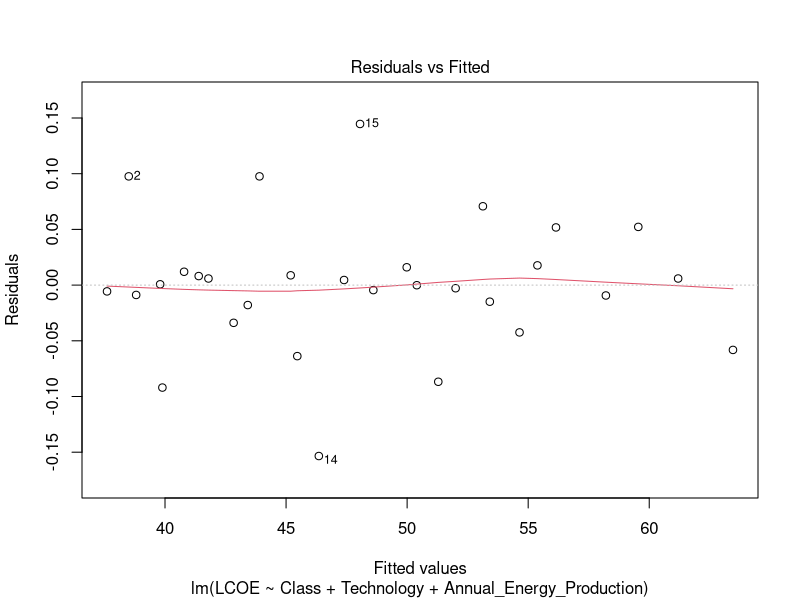
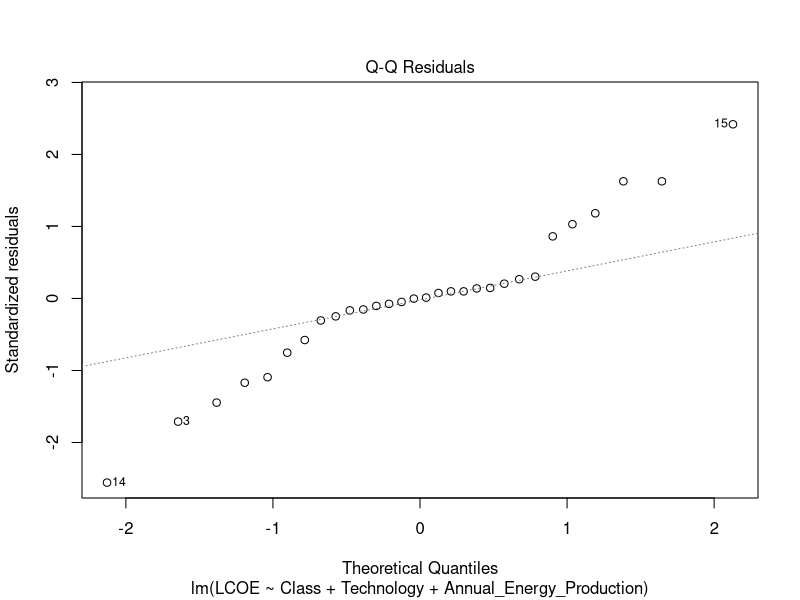
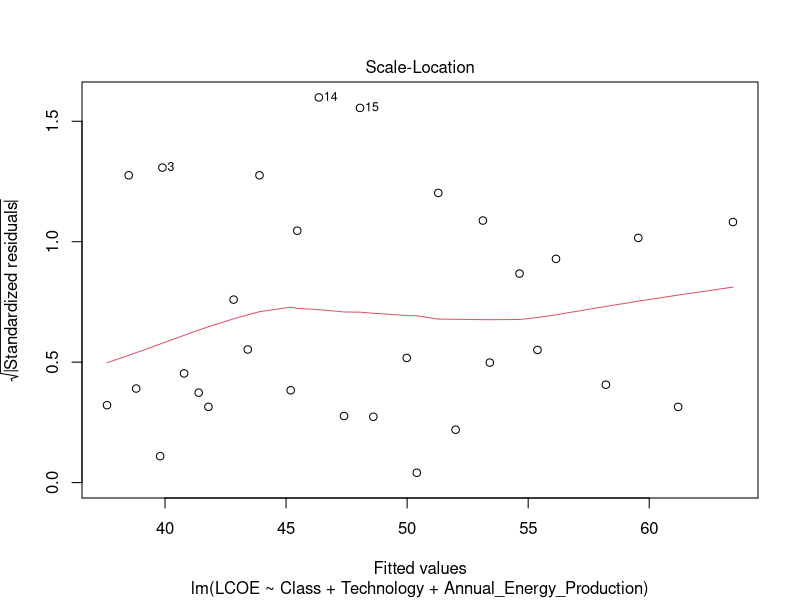
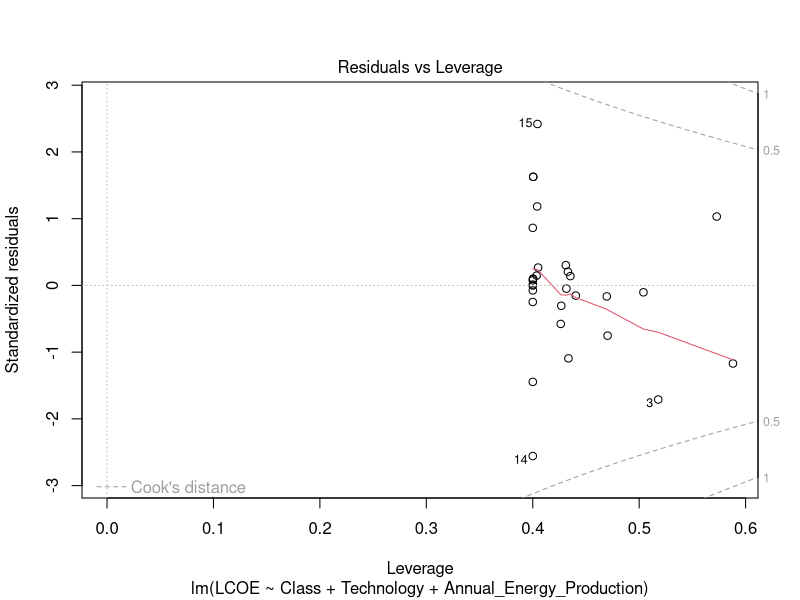
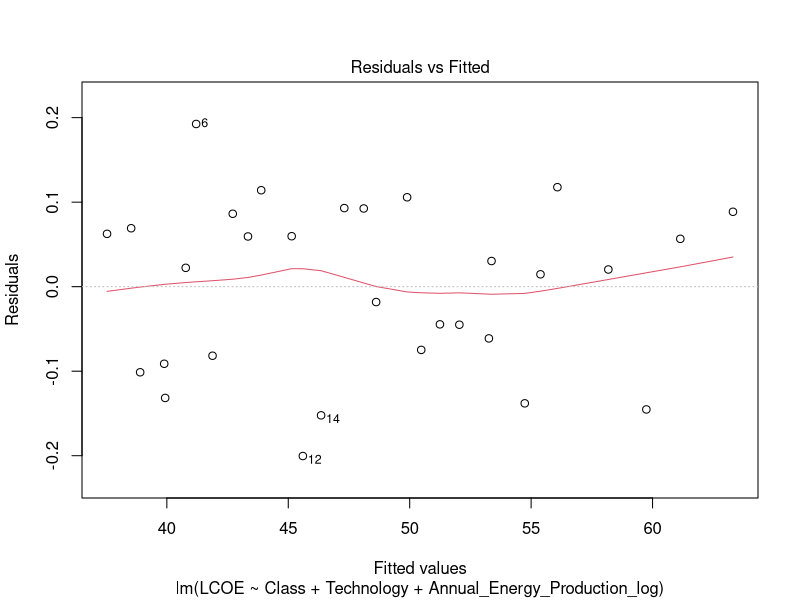
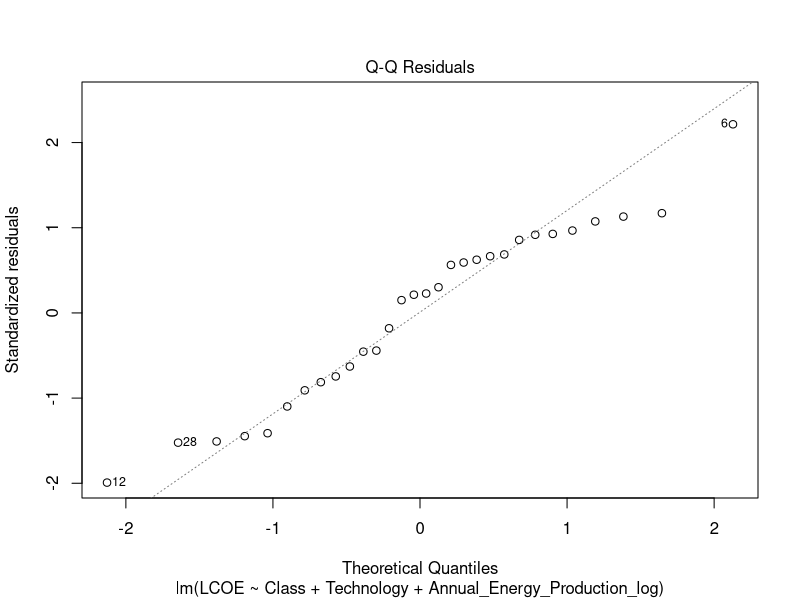
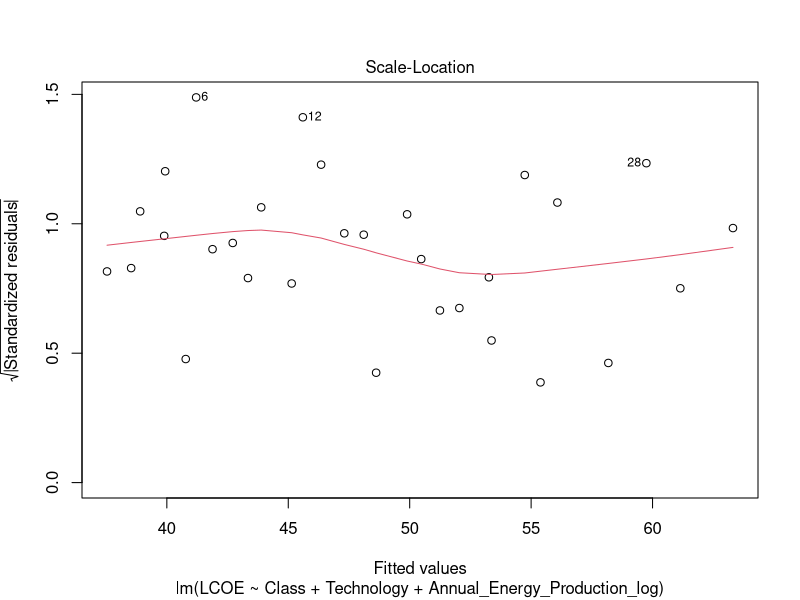
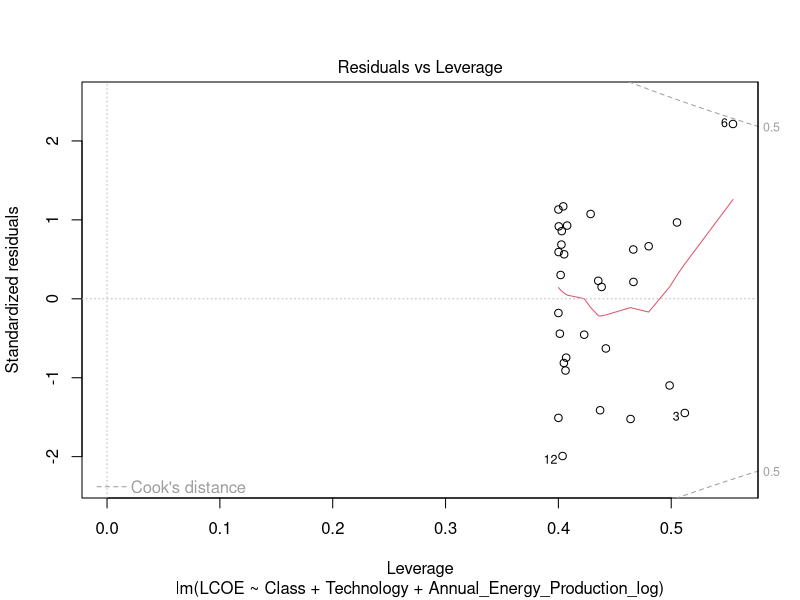

These figures' R source, in order:
## ---- chunk 1
#Load packages
library(tidyverse)
library(here)
library(dplyr)
library(readxl)
library(openxlsx)

#Load in data
Solar_ATB <- read.csv("Processed_Data/Solar_ATB_Processed.csv")

view(Solar_ATB)
Solar_ATB <- Solar_ATB %>%
  select(-"X")

#view(Solar_ATB)

## ---- chunk 2
gen1.lm <- lm(LCOE ~
                Class + Technology +
                Annual_Energy_Production,
             data = Solar_ATB)
## ---- chunk 3
plot(gen1.lm)

## ---- chunk 4

Solar_ATB_log <- Solar_ATB %>% 
  mutate(Annual_Energy_Production_log =
           log10(Annual_Energy_Production))

gen2.lm <- lm(LCOE ~
                Class + Technology +
                Annual_Energy_Production_log,
             data = Solar_ATB_log)

gen3.lm <- lm(LCOE ~
                Annual_Energy_Production + CAPEX,
             data = Solar_ATB)

gen4.lm <- lm(LCOE ~
                Annual_Energy_Production_log + Construct_Finance_Costs,
             data = Solar_ATB_log)


## ---- chunk 5

plot(gen2.lm)
plot(gen3.lm)
plot(gen4.lm)

## ---- chunk 6
net1.lm <- lm(LCOE ~
                Net_Cap_Factor + Technology,
             data = Solar_ATB_log)

Solar_ATB_log <- Solar_ATB %>% 
  mutate(Net_Cap_Factor_log =
           log10(Net_Cap_Factor))

net2.lm <- lm(LCOE ~
                Net_Cap_Factor_log + Technology,
             data = Solar_ATB_log)

class.lm <- lm(LCOE ~
                Class + Technology,
             data = Solar_ATB_log)

plot(net1.lm)
plot(net2.lm)
plot(class.lm)
